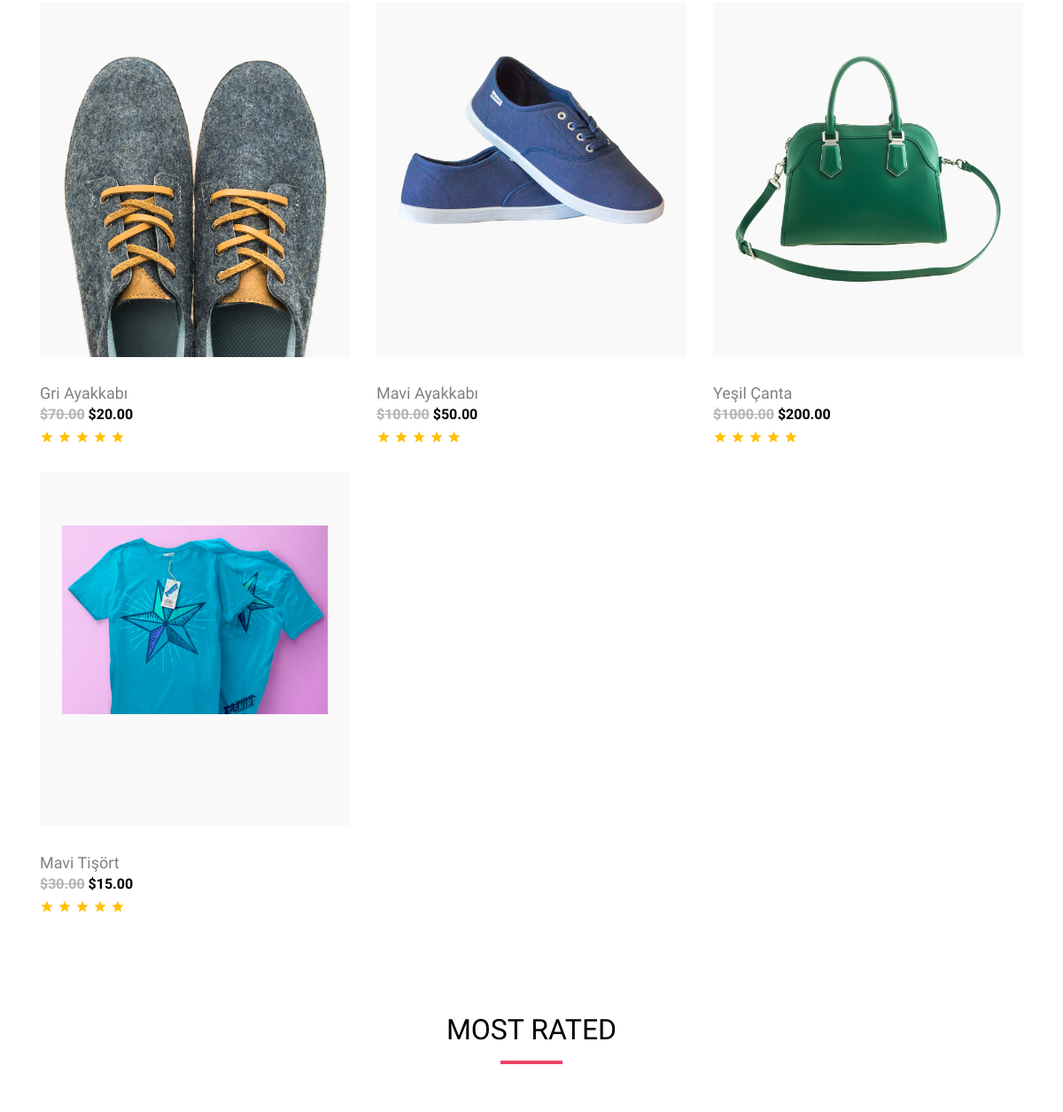
The app's page / (middle part), older data.
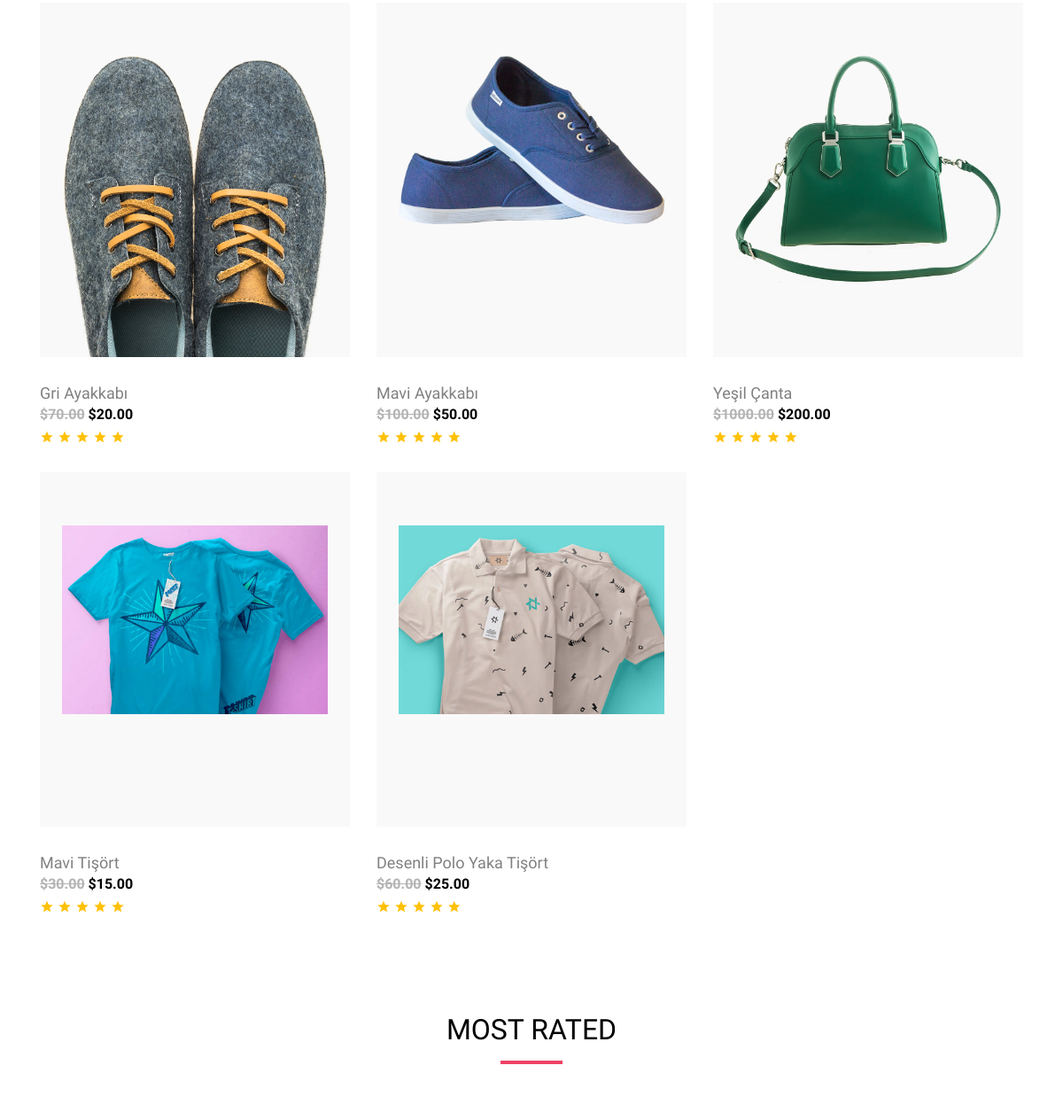
The same page, newer data.
### products/models.py (models this page shows, shortened)
class Product(models.Model):
    genders = (
        ('M','Erkek'),
        ('F','Kadın'),
    )
    title = models.CharField("Başlık", max_length=150)
    description = models.TextField("Açıklama")
    price = models.DecimalField(max_digits=10, decimal_places=2, default=0)
    old_price = models.DecimalField(max_digits=10, decimal_places=2, default=0)
    image = models.ImageField(upload_to="products")
    slug = models.SlugField(unique=True, db_index=True, default="")
    is_active = models.BooleanField(default=True)
    is_home = models.BooleanField(default=True)
    gender = models.CharField("Cinsiyet", max_length=1, choices=genders, default=1)
    category = models.ManyToManyField(Category)
    class Meta:
        verbose_name = "Ürün"
        verbose_name_plural = "Ürünler"

### products/views.py (the view)
# urls.py: path('', index, name="index"),
def index(request):
    products = Product.objects.filter(is_home=True)
    return render(request, "index.html", {
        "products":products
    })

### products/templates/index.html (shortened to what this page needs)
{% extends "products/base.html" %}
{% load static %}
{% block content %}
  <div class="site-wrap">
    {% include "partials/_section2.html" %}
  </div>
  {% endblock content %}

### products/templates/partials/_section2.html (shortened to what this page needs)
  <div class="site-section">
    <div class="container">
      <div class="row">
        {% for product in products|slice:":6" %}
        <div class="col-lg-4 col-md-6 item-entry mb-4">
          <a href="{% url 'product_details' product.slug %}" class="product-item md-height bg-gray d-block">
            <img src="{{product.image.url}}" alt="Image" class="img-fluid">
          </a>
          <h2 class="item-title"><a href="{% url 'product_details' product.slug %}"> {{product.title}} </a></h2>
          <strong class="item-price"><del>${{product.old_price}}</del> ${{product.price}}</strong>
          <div class="star-rating">
            <span class="icon-star2 text-warning"></span>
            <span class="icon-star2 text-warning"></span>
            <span class="icon-star2 text-warning"></span>
            <span class="icon-star2 text-warning"></span>
            <span class="icon-star2 text-warning"></span>
          </div>
        </div>
        {% endfor %}
      </div>
  </div>
  <div class="site-section">
    <div class="container">
      <div class="row">
        <div class="title-section text-center mb-5 col-12">
          <h2 class="text-uppercase">Most Rated</h2>
        </div>
      </div>
    </div>
  </div>

Row changes from the older to the newer data that the page shows:
added Product: image (picture), title "Desenli Polo Yaka Tişört", old_price "60.00", price "25.00"
